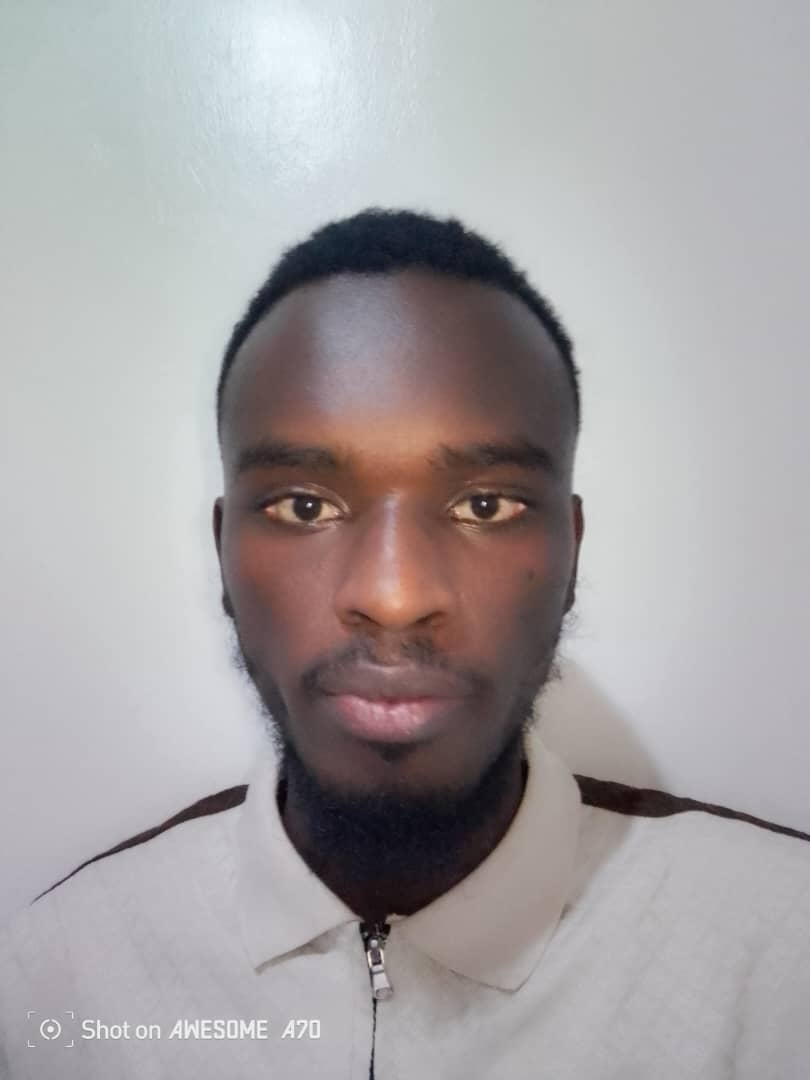
#> input picture test_face.jpg, 810 x 1080 px
$ python -i image_processing.py   (imports and definitions only)
#> lines starting #> are read from the running program, lines starting #| are printed output that depends on the picture
import cv2
import numpy as np
import pandas as pd
from PIL import Image
import matplotlib.pyplot as plt
from pathlib import Path
import os

class ImageProcessor:
    """
    Image processing pipeline for facial recognition
    Handles loading, augmentation, and feature extraction
    """

    def __init__(self, base_dir='Images'):
        self.base_dir = Path(base_dir)
        self.base_dir.mkdir(exist_ok=True)

    # [31 lines left out: functions load_image, display_images, augment_rotation, not called in this run]

    def augment_flip(self, image, flip_code=1):
        """Flip image (0=vertical, 1=horizontal, -1=both)"""
        return cv2.flip(image, flip_code)

    # [57 lines left out: functions augment_grayscale, augment_brightness, augment_noise, extract_histogram_features, extract_hog_features, not called in this run]

    def extract_lbp_features(self, image, radius=3, n_points=24):
        """Extract Local Binary Pattern features"""
#> called with radius = 3, n_points = 24
        if len(image.shape) == 3:
            gray = cv2.cvtColor(image, cv2.COLOR_RGB2GRAY)
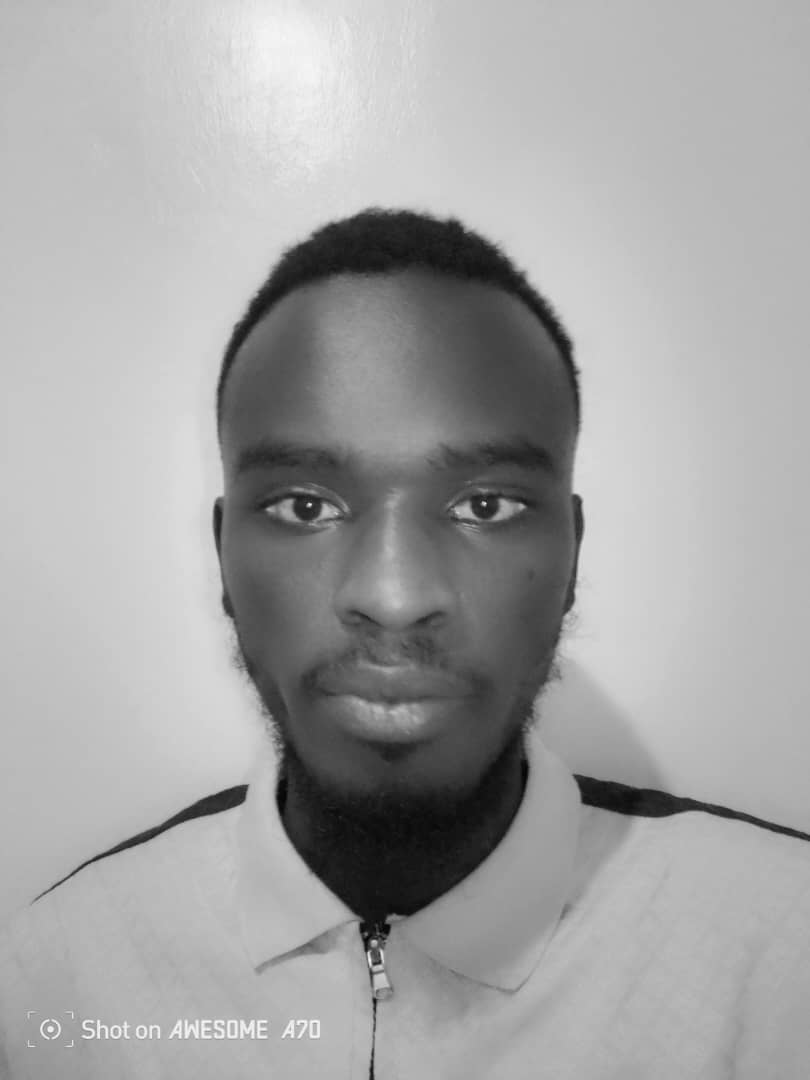
#> gray: shape (1080, 810); min 2, max 254, mean 163.9
        else:
            gray = image

        gray = cv2.resize(gray, (128, 128))
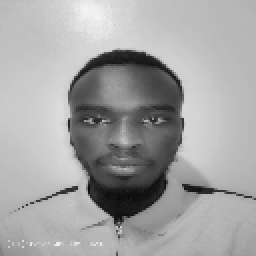
#> gray: shape (128, 128) (shown 2 times larger); min 8, max 243, mean 163.8

        # Simple LBP implementation
        height, width = gray.shape
#> height = 128; width = 128
        lbp = np.zeros_like(gray)

        for i in range(radius, height - radius):
            for j in range(radius, width - radius):
                center = gray[i, j]
                code = 0
                code |= (gray[i-radius, j-radius] >= center) << 7
                code |= (gray[i-radius, j] >= center) << 6
                code |= (gray[i-radius, j+radius] >= center) << 5
                code |= (gray[i, j+radius] >= center) << 4
                code |= (gray[i+radius, j+radius] >= center) << 3
                code |= (gray[i+radius, j] >= center) << 2
                code |= (gray[i+radius, j-radius] >= center) << 1
                code |= (gray[i, j-radius] >= center) << 0
                lbp[i, j] = code
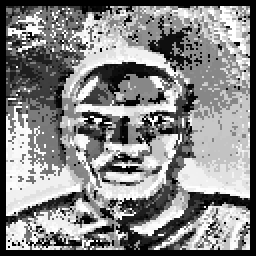
#> lbp: shape (128, 128) (shown 2 times larger); min 0, max 255, mean 134.6

        # Get histogram
        hist, _ = np.histogram(lbp.ravel(), bins=256, range=(0, 256))
#> hist = 256 values, max 1796 at index 0, min 0 at index 37, mean 64
        return hist

    # [153 lines left out: functions extract_color_moments, process_member_images, create_sample_images, not called in this run]


# Main execution
# [37 lines not run here, left out]

>>> import cv2
>>> picture = cv2.cvtColor(cv2.imread('test_face.jpg'), cv2.COLOR_BGR2RGB)
>>> result = ImageProcessor().extract_lbp_features(picture)
#> result has the same summary as hist in extract_lbp_features
